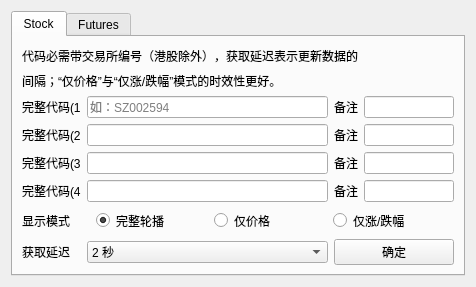
<?xml version="1.0" encoding="UTF-8"?>
<ui version="4.0">
 <class>BaseNew</class>
 <widget class="QWidget" name="BaseNew">
  <property name="geometry">
   <rect>
    <x>0</x>
    <y>0</y>
    <width>476</width>
    <height>272</height>
   </rect>
  </property>
  <property name="windowTitle">
   <string>Base</string>
  </property>
  <layout class="QGridLayout" name="gridLayout">
   <item row="0" column="0">
    <widget class="QTabWidget" name="tabWidget">
     <property name="currentIndex">
      <number>0</number>
     </property>
     <widget class="QWidget" name="tab_base">
      <attribute name="title">
       <string>Stock</string>
      </attribute>
      <layout class="QGridLayout" name="gridLayout_2">
       <item row="3" column="1">
        <widget class="QLineEdit" name="lineEdit_2"/>
       </item>
       <item row="2" column="0">
        <widget class="QLabel" name="label">
         <property name="text">
          <string>完整代码(1</string>
         </property>
        </widget>
       </item>
       <item row="0" column="0" colspan="3">
        <widget class="QLabel" name="label_4">
         <property name="text">
          <string>代码必需带交易所编号（港股除外），获取延迟表示更新数据的</string>
         </property>
        </widget>
       </item>
       <item row="2" column="1">
        <widget class="QLineEdit" name="lineEdit">
         <property name="placeholderText">
          <string>如：SZ002594</string>
         </property>
        </widget>
       </item>
       <item row="2" column="2">
        <widget class="QLabel" name="label_17">
         <property name="text">
          <string>备注</string>
         </property>
        </widget>
       </item>
       <item row="1" column="0" colspan="3">
        <widget class="QLabel" name="label_3">
         <property name="text">
          <string>间隔；“仅价格”与“仅涨/跌幅”模式的时效性更好。</string>
         </property>
        </widget>
       </item>
       <item row="4" column="0">
        <widget class="QLabel" name="label_6">
         <property name="text">
          <string>完整代码(3</string>
         </property>
        </widget>
       </item>
       <item row="4" column="1">
        <widget class="QLineEdit" name="lineEdit_3"/>
       </item>
       <item row="7" column="0">
        <widget class="QLabel" name="label_2">
         <property name="text">
          <string>获取延迟</string>
         </property>
        </widget>
       </item>
       <item row="6" column="0">
        <widget class="QLabel" name="label_8">
         <property name="text">
          <string>显示模式</string>
         </property>
        </widget>
       </item>
       <item row="3" column="0">
        <widget class="QLabel" name="label_5">
         <property name="text">
          <string>完整代码(2</string>
         </property>
        </widget>
       </item>
       <item row="5" column="0">
        <widget class="QLabel" name="label_7">
         <property name="text">
          <string>完整代码(4</string>
         </property>
        </widget>
       </item>
       <item row="5" column="1">
        <widget class="QLineEdit" name="lineEdit_4"/>
       </item>
       <item row="7" column="1">
        <widget class="QComboBox" name="comboBox">
         <property name="currentIndex">
          <number>0</number>
         </property>
         <item>
          <property name="text">
           <string>2 秒</string>
          </property>
         </item>
         <item>
          <property name="text">
           <string>3 秒</string>
          </property>
         </item>
         <item>
          <property name="text">
           <string>4 秒</string>
          </property>
         </item>
         <item>
          <property name="text">
           <string>6 秒</string>
          </property>
         </item>
         <item>
          <property name="text">
           <string>8 秒</string>
          </property>
         </item>
         <item>
          <property name="text">
           <string>10 秒</string>
          </property>
         </item>
        </widget>
       </item>
       <item row="2" column="3">
        <widget class="QLineEdit" name="lineEdit_9"/>
       </item>
       <item row="6" column="1" colspan="3">
        <widget class="QFrame" name="frame">
         <property name="styleSheet">
          <string notr="true">border:none;</string>
         </property>
         <layout class="QHBoxLayout" name="horizontalLayout">
          <property name="topMargin">
           <number>3</number>
          </property>
          <property name="bottomMargin">
           <number>3</number>
          </property>
          <item>
           <widget class="QRadioButton" name="radioButton">
            <property name="text">
             <string>完整轮播</string>
            </property>
            <property name="checked">
             <bool>true</bool>
            </property>
            <attribute name="buttonGroup">
             <string notr="true">buttonGroup</string>
            </attribute>
           </widget>
          </item>
          <item>
           <widget class="QRadioButton" name="radioButton_2">
            <property name="text">
             <string>仅价格</string>
            </property>
            <attribute name="buttonGroup">
             <string notr="true">buttonGroup</string>
            </attribute>
           </widget>
          </item>
          <item>
           <widget class="QRadioButton" name="radioButton_3">
            <property name="text">
             <string>仅涨/跌幅</string>
            </property>
            <attribute name="buttonGroup">
             <string notr="true">buttonGroup</string>
            </attribute>
           </widget>
          </item>
         </layout>
        </widget>
       </item>
       <item row="3" column="2">
        <widget class="QLabel" name="label_18">
         <property name="text">
          <string>备注</string>
         </property>
        </widget>
       </item>
       <item row="4" column="2">
        <widget class="QLabel" name="label_19">
         <property name="text">
          <string>备注</string>
         </property>
        </widget>
       </item>
       <item row="5" column="2">
        <widget class="QLabel" name="label_20">
         <property name="text">
          <string>备注</string>
         </property>
        </widget>
       </item>
       <item row="3" column="3">
        <widget class="QLineEdit" name="lineEdit_10"/>
       </item>
       <item row="4" column="3">
        <widget class="QLineEdit" name="lineEdit_11"/>
       </item>
       <item row="5" column="3">
        <widget class="QLineEdit" name="lineEdit_12"/>
       </item>
       <item row="7" column="2" colspan="2">
        <widget class="QPushButton" name="pushButton_accepted">
         <property name="sizePolicy">
          <sizepolicy hsizetype="Minimum" vsizetype="Minimum">
           <horstretch>0</horstretch>
           <verstretch>0</verstretch>
          </sizepolicy>
         </property>
         <property name="text">
          <string>确定</string>
         </property>
        </widget>
       </item>
      </layout>
     </widget>
     <widget class="QWidget" name="tab_fc">
      <attribute name="title">
       <string>Futures</string>
      </attribute>
      <layout class="QGridLayout" name="gridLayout_3">
       <item row="7" column="1">
        <widget class="QComboBox" name="comboBox_2">
         <property name="currentIndex">
          <number>0</number>
         </property>
         <item>
          <property name="text">
           <string>2 秒</string>
          </property>
         </item>
         <item>
          <property name="text">
           <string>3 秒</string>
          </property>
         </item>
         <item>
          <property name="text">
           <string>4 秒</string>
          </property>
         </item>
         <item>
          <property name="text">
           <string>6 秒</string>
          </property>
         </item>
         <item>
          <property name="text">
           <string>8 秒</string>
          </property>
         </item>
         <item>
          <property name="text">
           <string>10 秒</string>
          </property>
         </item>
        </widget>
       </item>
       <item row="5" column="0">
        <widget class="QLabel" name="label_10">
         <property name="text">
          <string>FC 代码(4</string>
         </property>
        </widget>
       </item>
       <item row="6" column="0">
        <widget class="QLabel" name="label_13">
         <property name="text">
          <string>显示模式</string>
         </property>
        </widget>
       </item>
       <item row="2" column="1">
        <widget class="QLineEdit" name="lineEdit_7">
         <property name="placeholderText">
          <string>如：AU0</string>
         </property>
        </widget>
       </item>
       <item row="1" column="0" colspan="3">
        <widget class="QLabel" name="label_14">
         <property name="text">
          <string>间隔。显示模式“仅价格”与“仅涨/跌幅”模式的时效性更好。</string>
         </property>
        </widget>
       </item>
       <item row="4" column="0">
        <widget class="QLabel" name="label_16">
         <property name="text">
          <string>FC 代码(3</string>
         </property>
        </widget>
       </item>
       <item row="2" column="0">
        <widget class="QLabel" name="label_11">
         <property name="text">
          <string>FC 代码(1</string>
         </property>
        </widget>
       </item>
       <item row="5" column="1">
        <widget class="QLineEdit" name="lineEdit_8"/>
       </item>
       <item row="2" column="2">
        <widget class="QLabel" name="label_21">
         <property name="text">
          <string>备注</string>
         </property>
        </widget>
       </item>
       <item row="7" column="0">
        <widget class="QLabel" name="label_9">
         <property name="text">
          <string>获取延迟</string>
         </property>
        </widget>
       </item>
       <item row="3" column="1">
        <widget class="QLineEdit" name="lineEdit_5"/>
       </item>
       <item row="4" column="1">
        <widget class="QLineEdit" name="lineEdit_6"/>
       </item>
       <item row="0" column="0" colspan="3">
        <widget class="QLabel" name="label_12">
         <property name="text">
          <string>Futures 代码（仅支持内盘），获取延迟表示更新数据的</string>
         </property>
        </widget>
       </item>
       <item row="3" column="0">
        <widget class="QLabel" name="label_15">
         <property name="text">
          <string>FC 代码(2</string>
         </property>
        </widget>
       </item>
       <item row="2" column="3">
        <widget class="QLineEdit" name="lineEdit_13"/>
       </item>
       <item row="3" column="2">
        <widget class="QLabel" name="label_22">
         <property name="text">
          <string>备注</string>
         </property>
        </widget>
       </item>
       <item row="4" column="2">
        <widget class="QLabel" name="label_23">
         <property name="text">
          <string>备注</string>
         </property>
        </widget>
       </item>
       <item row="5" column="2">
        <widget class="QLabel" name="label_24">
         <property name="text">
          <string>备注</string>
         </property>
        </widget>
       </item>
       <item row="3" column="3">
        <widget class="QLineEdit" name="lineEdit_14"/>
       </item>
       <item row="4" column="3">
        <widget class="QLineEdit" name="lineEdit_15"/>
       </item>
       <item row="5" column="3">
        <widget class="QLineEdit" name="lineEdit_16"/>
       </item>
       <item row="6" column="1" colspan="3">
        <widget class="QFrame" name="frame_2">
         <property name="styleSheet">
          <string notr="true">border:none;</string>
         </property>
         <layout class="QHBoxLayout" name="horizontalLayout_2">
          <property name="topMargin">
           <number>3</number>
          </property>
          <property name="bottomMargin">
           <number>3</number>
          </property>
          <item>
           <widget class="QRadioButton" name="radioButton_4">
            <property name="text">
             <string>完整轮播</string>
            </property>
            <property name="checked">
             <bool>true</bool>
            </property>
            <attribute name="buttonGroup">
             <string notr="true">buttonGroup_2</string>
            </attribute>
           </widget>
          </item>
          <item>
           <widget class="QRadioButton" name="radioButton_5">
            <property name="text">
             <string>仅价格</string>
            </property>
            <attribute name="buttonGroup">
             <string notr="true">buttonGroup_2</string>
            </attribute>
           </widget>
          </item>
          <item>
           <widget class="QRadioButton" name="radioButton_6">
            <property name="text">
             <string>仅涨/跌幅</string>
            </property>
            <attribute name="buttonGroup">
             <string notr="true">buttonGroup_2</string>
            </attribute>
           </widget>
          </item>
         </layout>
        </widget>
       </item>
       <item row="7" column="2" colspan="2">
        <widget class="QPushButton" name="pushButton_accepted_2">
         <property name="sizePolicy">
          <sizepolicy hsizetype="Minimum" vsizetype="Minimum">
           <horstretch>0</horstretch>
           <verstretch>0</verstretch>
          </sizepolicy>
         </property>
         <property name="text">
          <string>确定</string>
         </property>
        </widget>
       </item>
      </layout>
     </widget>
    </widget>
   </item>
  </layout>
 </widget>
 <resources/>
 <connections/>
 <buttongroups>
  <buttongroup name="buttonGroup"/>
  <buttongroup name="buttonGroup_2"/>
 </buttongroups>
</ui>
